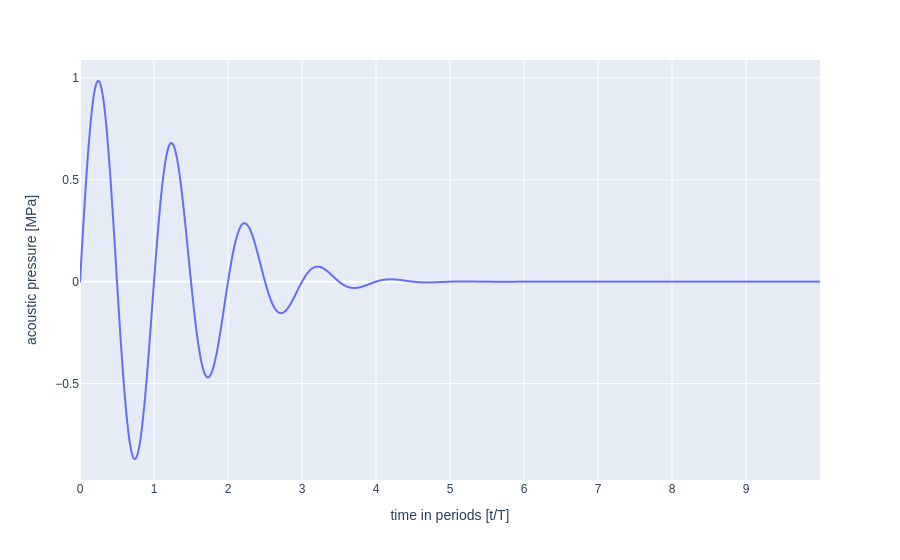

This figure's notebook cell:
### Code cell
fig = px.line(
    x=BD_obj.time / period, y=BD_obj.npac_wave * BD_obj.medium_parameters["p0"] / 1e6
)
fig.update_layout(
    font_family="Arial",
    xaxis=dict(title="time in periods [t/T]"),
    yaxis=dict(title="acoustic pressure [MPa]"),
)
fig.show()
# pio.write_image(fig, "test.pdf", width=1.5*300, height=0.75*300)

### Figure 1 — Plotly figure (JSON) as saved in the notebook; plotly's stock layout.template omitted (floating-point values rounded to 4 significant figures; data arrays with more than 128 entries replaced by an {"elided": "..."} marker saying what was removed)
{"data": [{"hovertemplate": "x=%{x}<br>y=%{y}<extra></extra>", "legendgroup": "", "line": {"color": "#636efa", "dash": "solid"}, "marker": {"symbol": "circle"}, "mode": "lines", "name": "", "showlegend": false, "type": "scattergl", "x": {"elided": "10000 float values"}, "xaxis": "x", "y": {"elided": "10000 float values"}, "yaxis": "y"}], "layout": {"autosize": true, "font": {"family": "Arial"}, "legend": {"tracegroupgap": 0}, "margin": {"t": 60}, "xaxis": {"anchor": "y", "autorange": true, "domain": [0, 1], "range": [0, 9.999], "title": {"text": "time in periods [t/T]"}, "type": "linear"}, "yaxis": {"anchor": "x", "autorange": true, "domain": [0, 1], "range": [-0.9734, 1.088], "title": {"text": "acoustic pressure [MPa]"}, "type": "linear"}}}
